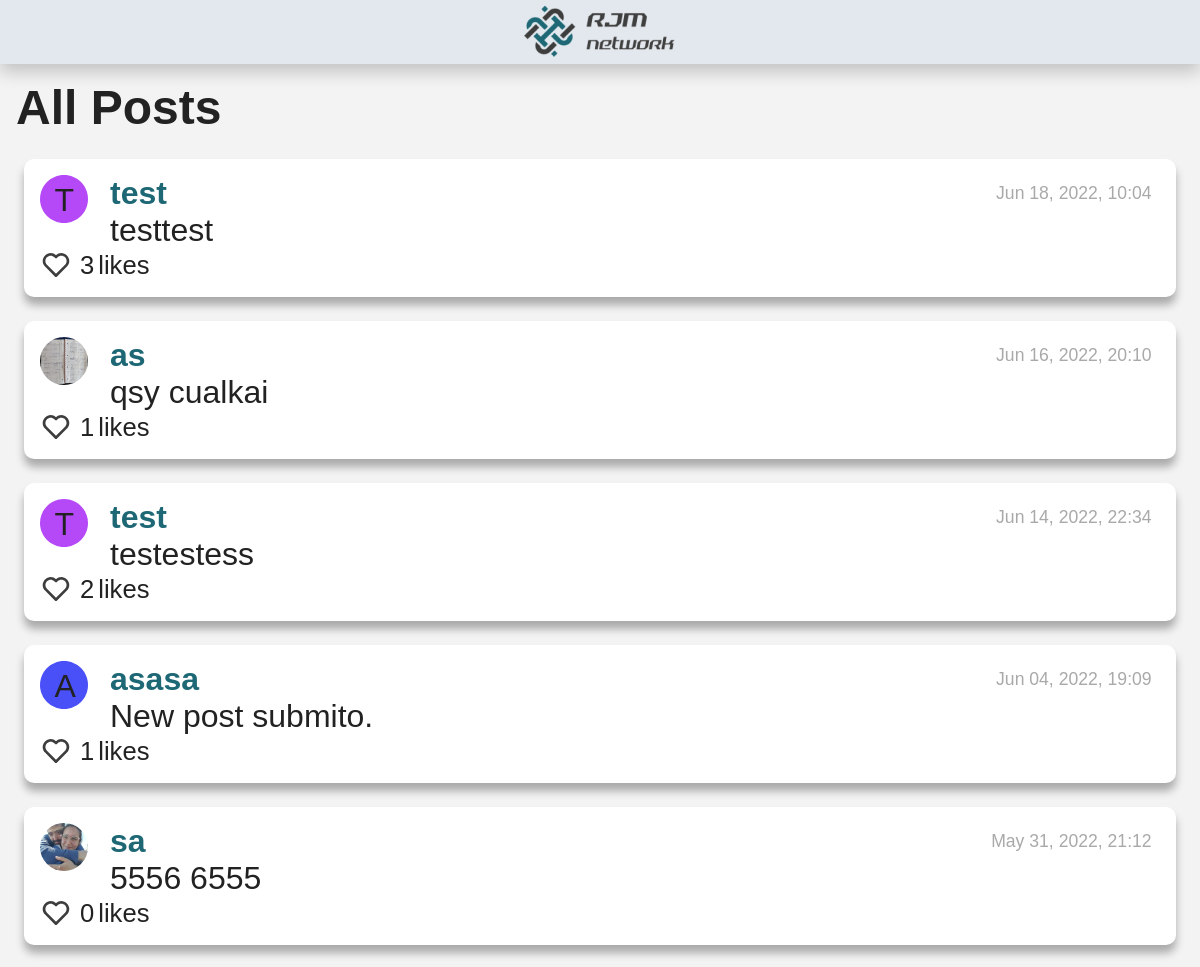
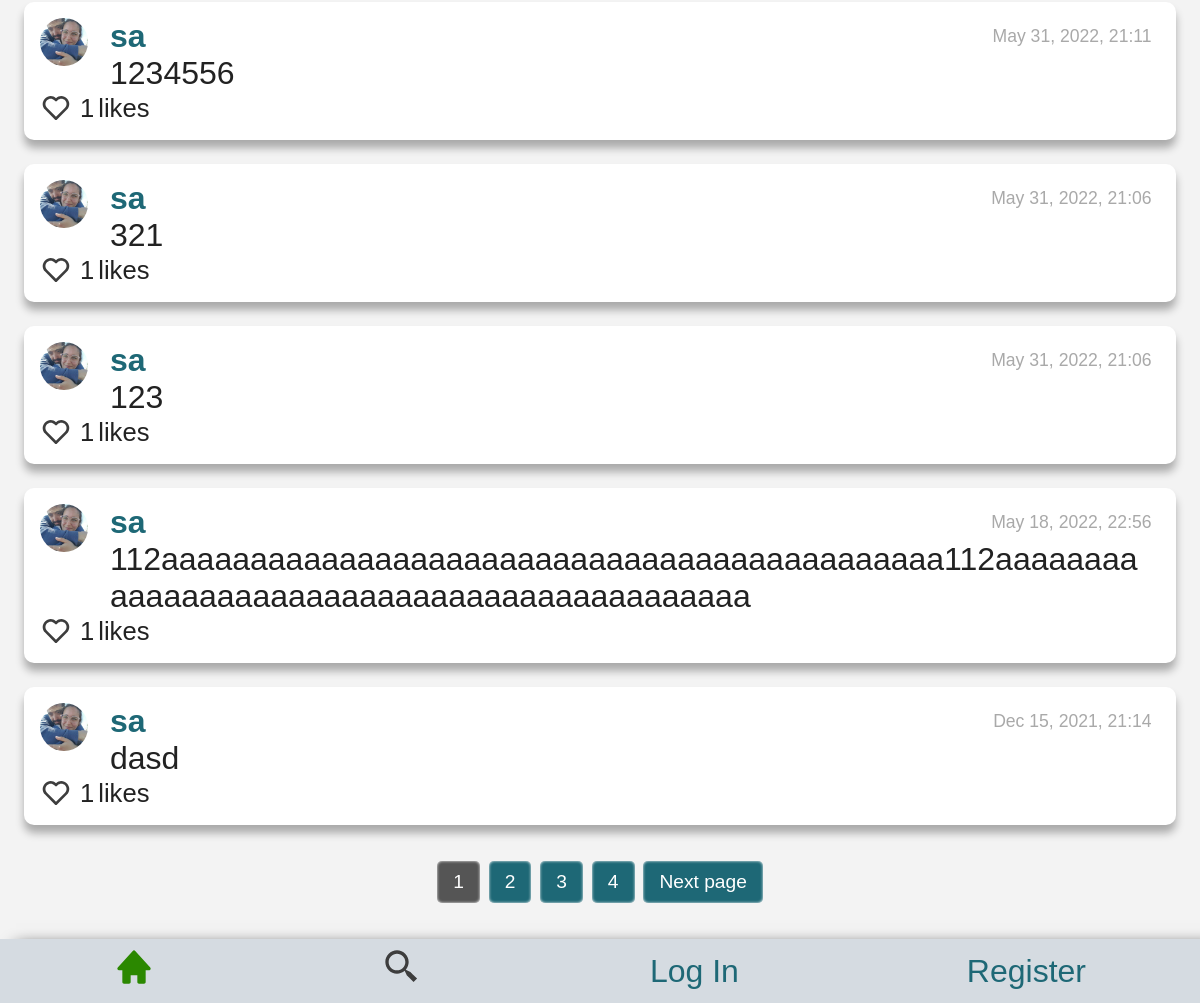
The page / on the database its author committed (2 pictures, top to bottom).
### network/models.py (models this page shows, shortened)
class NewPost(models.Model):
    poster = models.ForeignKey(User, on_delete=models.PROTECT, related_name="posts_posted")
    description = models.TextField(blank=False)
    date_added = models.DateTimeField(auto_now_add=True)

class User(AbstractUser):
    header_image = models.ImageField(null=True, blank=True, upload_to="images/")
    pass

### network/views.py (the view)
# urls.py: path("", views.index, name="index"),
def index(request):
    all_posts = NewPost.objects.select_related('poster')
    all_fields= NewPost._meta.fields
    users = User.objects.all()
    user_color = {}
    colors_list = ["C37D7D", "FC792F", "4950F8", "EBFC2F", "15A2F1", "58FC2F", "36F9E1", "2ECF65", "B549F8", "FF83EB", "FCCF2F"]
    for j in users:
        user_color[j.id] = random.choice(colors_list)
        colors_list.remove(user_color[j.id])
    total_posts=all_posts.count()
    total_pages=math.ceil(total_posts/10)
    list_total_pages = []
    for i in range(2, total_pages+1):
        list_total_pages.append(i)
    all_posts = all_posts.order_by("-date_added")[:10]
    all_likers = Likers.objects.all()
    for post in all_posts:
        post.date_added = (post.date_added.strftime("%b %d, %Y, %H:%M"))
        post.number_likes=0
        likers = all_likers.filter(post=post.id)
        likers_id = []
        for each_liker in likers:
            post.likers = each_liker.liker.all()
            post.number_likes = each_liker.liker.count()
            for each in each_liker.liker.all():
                likers_id.append(each.id)
            post.likers_id = likers_id
    random_number = randrange(100)
    return render(request, "network/index.html", {
        "all_posts": all_posts,
        "users": users,
        "list_total_pages":list_total_pages,
        "random_number":random_number,
        "user_color": user_color
    })

### network/templates/network/index.html (shortened to what this page needs)
{% extends "network/layout.html" %}
{% load static %}
{% load network_extras %}
{% block body %}
    <h3> All Posts</h3>
    <div id="all_posts_view">
        <div id="page_0">
            {% if all_posts %}
                {% for post in all_posts %}
                    <div id="posts_style">
                        <div id="posts-flex-order">
                            <div id="posts-flex-order-child1">
                                {% if post.poster.header_image %}
                                    <img class="posts_profile_picture" alt="Image not found" src="/media/{{ post.poster.header_image }}">
                                {% else %}
                                    <div class="no_profile_picture">
                                        <svg id="dropbtn-profile" class="no_profile_picture_circle" width="40" height="40" viewBox="0 0 40 40" fill="none" xmlns="http://www.w3.org/2000/svg">
                                            <path id="dropbtn-profile" d="M40 20C40 31.0457 31.0457 40 20 40C8.95431 40 0 31.0457 0 20C0 8.9543 8.95431 0 20 0C31.0457 0 40 8.9543 40 20Z" fill="#{{user_color|keyvalue:post.poster.id}}"/>
                                        </svg>
                                        <div  class="no_profile_picture_letter">
                                            {{ post.poster|make_list|first|capfirst }}
                                        </div>
                                    </div>
                                {% endif %}
                            </div>
                            <div id="posts-flex-order-child2">
                                <div id="posts-first-line">
                                    <a id="profile"  href="profile/{{ post.poster.id }}">{{ post.poster }}</a>
                                    <div id="post-{{post.date_added}}" class="date_post"> {{ post.date_added }}</div>
                                </div>
                                <div id="post-description-{{post.id}}" class="description_post"> {{ post.description }} </div>
                            </div>
                        </div>
                        <div id="like_complete">
                            {% if user.id in post.likers_id %}
                                <button class="yes_button" id="like-btn-{{post.id}}" value="heart_full" onclick="like('{{ post.id }}')">
                                    <svg id="heart-img-{{ post.id }}" alt="jacket" width="40" height="40" viewBox="0 0 40 40" fill="none" xmlns="http://www.w3.org/2000/svg">
                                        <path d="M33.6751 7.9851C32.7561 7.05963 31.6632 6.32493 30.4593 5.82324C29.2555 5.32155 27.9643 5.06277 26.6601 5.06177C24.1931 5.06217 21.8162 5.98889 20 7.65843C18.1841 5.98861 15.8071 5.06185 13.34 5.06177C12.0343 5.06313 10.7417 5.3227 9.53661 5.82555C8.33155 6.3284 7.23783 7.06459 6.31838 7.99177C2.39672 11.9301 2.39838 18.0901 6.32172 22.0118L20 35.6901L33.6784 22.0118C37.6017 18.0901 37.6034 11.9301 33.6751 7.9851Z" fill="#DA2D57"/>
                                    </svg>
                                </button>
                            {% else %}
                                <button class="yes_button" id="like-btn-{{post.id}}" value="heart_empty"  onclick="like('{{ post.id }}')">
                                    <svg id="heart-img-{{ post.id }}" alt="jacket" width="40" height="40" viewBox="0 0 40 40" fill="none" xmlns="http://www.w3.org/2000/svg">
                                        <path d="M20 7.65843C18.1841 5.98861 15.8071 5.06185 13.34 5.06177C12.0343 5.06313 10.7417 5.3227 9.53661 5.82555C8.33155 6.3284 7.23783 7.06459 6.31838 7.99177C2.39672 11.9301 2.39838 18.0901 6.32172 22.0118L18.5417 34.2318C18.825 34.7301 19.3717 35.0518 20 35.0518C20.258 35.0493 20.5119 34.9863 20.7411 34.8679C20.9704 34.7495 21.1686 34.579 21.32 34.3701L33.6784 22.0118C37.6017 18.0884 37.6017 11.9301 33.675 7.9851C32.7561 7.05963 31.6632 6.32493 30.4593 5.82324C29.2555 5.32155 27.9643 5.06277 26.66 5.06177C24.1931 5.06217 21.8162 5.98889 20 7.65843ZM31.3184 10.3418C33.9234 12.9601 33.925 17.0501 31.3217 19.6551L20 30.9768L8.67838 19.6551C6.07505 17.0501 6.07672 12.9601 8.67505 10.3484C9.94172 9.08843 11.5984 8.3951 13.34 8.3951C15.0817 8.3951 16.7317 9.08843 17.9884 10.3451L18.8217 11.1784C18.9764 11.3333 19.16 11.4562 19.3622 11.5401C19.5644 11.6239 19.7812 11.6671 20 11.6671C20.2189 11.6671 20.4357 11.6239 20.6379 11.5401C20.8401 11.4562 21.0237 11.3333 21.1784 11.1784L22.0117 10.3451C24.5317 7.8301 28.8017 7.83677 31.3184 10.3418Z" fill="#3D3D3D"/>
                                    </svg>
                                </button>
                            {% endif %}
                            <div id="like-count-{{post.id}}" class="d-inline-block">{{post.number_likes}}</div> likes
                        </div>
                    </div>
                {% endfor %}
                <div id="id_page_buttons">
                    <button id="selected_button" class="page_button" > 1 </button>
                    {% if list_total_pages %}
                        {% for page in list_total_pages %}
                            <button class="page_button"  id="not_selected_button" onclick="pages('{{user.id}}', 0, '{{page}}'-1)">{{page}}</button>
                        {% endfor %}
                        <button class="page_button" onclick="pages('{{user.id}}', 0, 1)">Next page</button>
                    {% endif %}
                </div>
            {% else %}
                    <li>no post</li>
            {% endif %}
        </div>
    </div>
{% endblock %}

### network/templates/network/layout.html (shortened to what this page needs)
{% load static %}
{% load network_extras %}
<!DOCTYPE html>
<html lang="en">
    <head>
        <link href="{% static 'network/styles.css' %}" rel="stylesheet">
    </head>
    <body>
        <header class="header">
            <img class="logo" src="{% static 'assets/logo1-removebg-preview 2.png' %}" alt="Logo_page">
        </header>
        <nav id="navbar" class="navbar navbar-expand-lg navbar-light bg-light">
            <a class="nav-link"  id="nav-home" href="{% url 'index'%}">
            </a>
            <div class="nav-link"  id="nav-search">
            </div>
            {% if user.is_authenticated %}
            <div class="new_post_button"  id="new_post">
                    <svg width="50" height="50" viewBox="0 0 50 50" fill="none" xmlns="http://www.w3.org/2000/svg">
                        <path d="M41.6666 4.16675H8.33329C6.03538 4.16675 4.16663 6.02925 4.16663 8.31675V33.3501C4.16663 35.6376 6.03538 37.5001 8.33329 37.5001H14.5833V45.8334L27.8145 37.5001H41.6666C43.9645 37.5001 45.8333 35.6376 45.8333 33.3501V8.31675C45.83 7.21423 45.3894 6.15806 44.6082 5.38002C43.8271 4.60199 42.7691 4.16564 41.6666 4.16675ZM35.4166 22.9168H27.0833V31.2501H22.9166V22.9168H14.5833V18.7501H22.9166V10.4168H27.0833V18.7501H35.4166V22.9168Z" fill="#1E6876"/>
                    </svg>
            </div>
                <a class="nav-link" id="nav-following" href="{% url 'following' %}">
                    <svg width="40" height="40" viewBox="0 0 40 40" fill="none" xmlns="http://www.w3.org/2000/svg">
                        <path d="M36.5783 15.2984C36.4735 14.9898 36.2807 14.7187 36.0236 14.5185C35.7665 14.3182 35.4564 14.1977 35.1316 14.1717L25.63 13.4167L21.5183 4.31502C21.3874 4.02188 21.1744 3.77289 20.905 3.59812C20.6357 3.42335 20.3216 3.33025 20.0005 3.33008C19.6794 3.3299 19.3652 3.42265 19.0957 3.59713C18.8262 3.7716 18.6129 4.02036 18.4816 4.31336L14.37 13.4167L4.8683 14.1717C4.54905 14.197 4.24386 14.3137 3.98922 14.5079C3.73458 14.7021 3.54128 14.9656 3.43245 15.2667C3.32362 15.5679 3.30386 15.8941 3.37554 16.2062C3.44722 16.5183 3.6073 16.8032 3.83663 17.0267L10.8583 23.8717L8.37496 34.625C8.29956 34.9505 8.32373 35.2912 8.44433 35.6028C8.56493 35.9144 8.7764 36.1825 9.0513 36.3724C9.3262 36.5623 9.65183 36.6652 9.98594 36.6678C10.32 36.6703 10.6472 36.5724 10.925 36.3867L20 30.3367L29.075 36.3867C29.3589 36.5752 29.6937 36.6722 30.0343 36.6647C30.375 36.6573 30.7053 36.5457 30.9806 36.3449C31.256 36.1441 31.4633 35.8639 31.5746 35.5418C31.6859 35.2197 31.6959 34.8713 31.6033 34.5434L28.555 23.8767L36.115 17.0734C36.61 16.6267 36.7916 15.93 36.5783 15.2984Z" fill="#3D3D3D"/>
                    </svg>
                </a>
                <a class="nav-link"  id="nav-liked-posts" href="{% url 'liked_posts'%}">
                    <svg width="40" height="40" viewBox="0 0 40 40" fill="none" xmlns="http://www.w3.org/2000/svg">
                        <path d="M33.6751 7.9851C32.7561 7.05963 31.6632 6.32493 30.4593 5.82324C29.2555 5.32155 27.9643 5.06277 26.6601 5.06177C24.1931 5.06217 21.8162 5.98889 20 7.65843C18.1841 5.98861 15.8071 5.06185 13.34 5.06177C12.0343 5.06313 10.7417 5.3227 9.53661 5.82555C8.33155 6.3284 7.23783 7.06459 6.31838 7.99177C2.39672 11.9301 2.39838 18.0901 6.32172 22.0118L20 35.6901L33.6784 22.0118C37.6017 18.0901 37.6034 11.9301 33.6751 7.9851Z" fill="#3D3D3D"/>
                    </svg>
                </a>
                <div class="dropdown">
                    <button onclick="myFunction()" class="dropbtn" id="dropbtn-profile" >
                        {% if user.header_image %}
                            <img id="profile_img" class="posts_profile_picture" alt="Image not found" src="/media/{{ user.header_image }}">
                        {% else %}
                            <div class="no_profile_picture">
                                <svg id="dropbtn-profile" class="no_profile_picture" width="40" height="40" viewBox="0 0 40 40" fill="none" xmlns="http://www.w3.org/2000/svg">
                                    <path id="dropbtn-profile" d="M40 20C40 31.0457 31.0457 40 20 40C8.95431 40 0 31.0457 0 20C0 8.9543 8.95431 0 20 0C31.0457 0 40 8.9543 40 20Z" fill="#{{user_color|keyvalue:user.id}}"/>
                                </svg>
                                <div  id="profile_letter" class="no_profile_picture_letter">
                                    {{ user|make_list|first|capfirst }}
                                </div>
                            </div>
                        {% endif %}
                        <!-- <svg id="dropbtn-profile" width="40" height="40" viewBox="0 0 40 40" fill="none" xmlns="http://www.w3.org/2000/svg">
                            <path id="dropbtn-profile" d="M40 20C40 31.0457 31.0457 40 20 40C8.95431 40 0 31.0457 0 20C0 8.9543 8.95431 0 20 0C31.0457 0 40 8.9543 40 20Z" fill="#00BAAF"/>
                            <path id="dropbtn-profile" d="M10.42 25V14.35H14.83C15.29 14.35 15.71 14.445 16.09 14.635C16.48 14.825 16.815 15.085 17.095 15.415C17.375 15.735 17.595 16.095 17.755 16.495C17.915 16.885 17.995 17.285 17.995 17.695C17.995 18.275 17.865 18.825 17.605 19.345C17.355 19.855 17 20.27 16.54 20.59C16.08 20.91 15.54 21.07 14.92 21.07H11.47V25H10.42ZM11.47 20.14H14.875C15.295 20.14 15.66 20.025 15.97 19.795C16.28 19.565 16.52 19.265 16.69 18.895C16.86 18.525 16.945 18.125 16.945 17.695C16.945 17.255 16.845 16.85 16.645 16.48C16.445 16.11 16.18 15.82 15.85 15.61C15.53 15.39 15.175 15.28 14.785 15.28H11.47V20.14ZM19.541 25V17.185H20.561V25H19.541ZM19.541 15.55V14.05H20.561V15.55H19.541ZM26.1976 25.15C25.6276 25.15 25.1026 25.045 24.6226 24.835C24.1526 24.615 23.7376 24.315 23.3776 23.935C23.0276 23.555 22.7526 23.12 22.5526 22.63C22.3626 22.14 22.2676 21.62 22.2676 21.07C22.2676 20.33 22.4326 19.655 22.7626 19.045C23.0926 18.435 23.5526 17.95 24.1426 17.59C24.7326 17.23 25.4126 17.05 26.1826 17.05C26.9126 17.05 27.5576 17.22 28.1176 17.56C28.6776 17.89 29.0926 18.34 29.3626 18.91L28.3726 19.225C28.1526 18.825 27.8426 18.515 27.4426 18.295C27.0526 18.065 26.6176 17.95 26.1376 17.95C25.6176 17.95 25.1426 18.085 24.7126 18.355C24.2826 18.625 23.9376 18.995 23.6776 19.465C23.4276 19.935 23.3026 20.47 23.3026 21.07C23.3026 21.66 23.4326 22.195 23.6926 22.675C23.9526 23.155 24.2976 23.54 24.7276 23.83C25.1576 24.11 25.6326 24.25 26.1526 24.25C26.4926 24.25 26.8176 24.19 27.1276 24.07C27.4476 23.95 27.7226 23.79 27.9526 23.59C28.1926 23.38 28.3526 23.155 28.4326 22.915L29.4376 23.215C29.2976 23.585 29.0626 23.92 28.7326 24.22C28.4126 24.51 28.0326 24.74 27.5926 24.91C27.1626 25.07 26.6976 25.15 26.1976 25.15Z" fill="white"/>
                        </svg> -->
                    </button>
                    <div id="myDropdown" class="dropdown-content"  onchange="location = this.value;">
                        <a id="open_profile" href="/profile/{{ user.id }}">Profile</a>
                        <a id="log_out" href="{% url 'logout' %}">Log out</a>
                    </div>
                </div>
                <!-- <select id="select_button_user" class="page_button" name="forma" onchange="location = this.value;" >
                    <option selected disabled hidden><a>{{ user.username }}</a>
                    <option  value="/profile/{{ user.id }}">Profile
                    <option  value="{% url 'logout' %}"><a>Log out</a>
                </select> -->
            {% else %}
                    <a class="nav-link" id="nav-link" href="{% url 'login' %}">Log In</a>
                    <a class="nav-link"  id="nav-link"href="{% url 'register' %}">Register</a>
            {% endif %}
        </nav>
        <div class="body">
            {% block body %}
            {% endblock %}
        </div>
    </body>
</html>

### rows shown on the page
NewPost: poster|make_list "T", poster "test", date_added "Jun 18, 2022, 10:04", description "testtest", number_likes "3"
NewPost: poster.header_image (picture), poster "as", date_added "Jun 16, 2022, 20:10", description "qsy cualkai", number_likes "1"
NewPost: poster|make_list "T", poster "test", date_added "Jun 14, 2022, 22:34", description "testestess", number_likes "2"
NewPost: poster|make_list "A", poster "asasa", date_added "Jun 04, 2022, 19:09", description "New post submito.", number_likes "1"
NewPost: poster.header_image (picture), poster "sa", date_added "May 31, 2022, 21:12", description "5556 6555", number_likes "0"
NewPost: poster.header_image (picture), poster "sa", date_added "May 31, 2022, 21:11", description "1234556", number_likes "1"
NewPost: poster.header_image (picture), poster "sa", date_added "May 31, 2022, 21:06", description "321", number_likes "1"
NewPost: poster.header_image (picture), poster "sa", date_added "May 31, 2022, 21:06", description "123", number_likes "1"
NewPost: poster.header_image (picture), poster "sa", date_added "May 18, 2022, 22:56", description "112aaaaaaaaaaaaaaaaaaaaaaaaaaaaaaaaaaaaaaaaaaaa112aaaaaaaaaaaaaaaaaaaaaaaaaaaaaaaaaaaaaaaaaaaa", number_likes "1"
NewPost: poster.header_image (picture), poster "sa", date_added "Dec 15, 2021, 21:14", description "dasd", number_likes "1"

### other values the page prints
{{ page }} "2" "3" "4"
